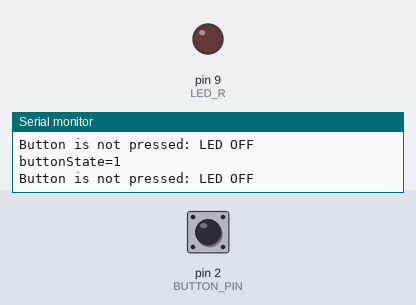
The sketch below on a simulated Arduino Uno, built with avr-gcc and run on an emulated ATmega328P. Parts: output pins drawn as LEDs (lit = HIGH), the last lines printed to the serial monitor. The inputs (shaded band) are chosen by the test bench; at power-on: pin 2 (BUTTON_PIN) HIGH.

Above: at 1.3 s.
1.4 s: pin 2 (BUTTON_PIN) pulled LOW for 0.3 s
At 1.62 s:
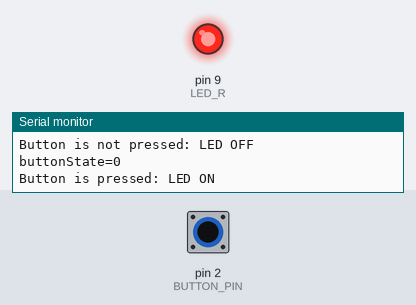
3.2 s: pin 2 (BUTTON_PIN) pulled LOW for 3.2 s
At 7.7 s:
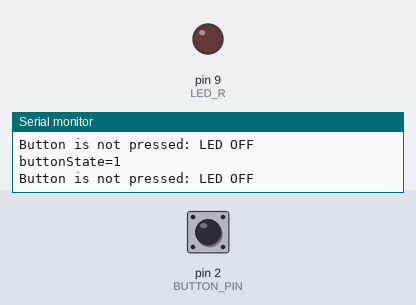
Timing chart, 0 to 9.2 s (numbered marks = the images above; inputs shaded):
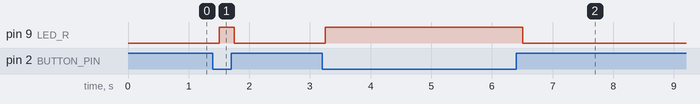

Measured:
- after the input at 1.4 s, pin 9 (LED_R): LOW → HIGH after 0.10 s, → LOW 0.25 s later
- after the input at 3.2 s, pin 9 (LED_R): LOW → HIGH after 0.06 s, → LOW 3.3 s later

The sketch:

04-Momentary_Button_LED.ino
```cpp
/*
Turns an LED on while a momentary button is pressed.
LED is external, and is connected to pin D9.
Button is external, and is connected to pin D2.
*/

// define macros for pin numbers so the code is easier to understand
#define LED_R 9
#define BUTTON_PIN 2

// global variable to store the button state
int buttonState;  //must be int because digitalRead() function returns an int!

// the setup function runs once when you press reset or power the board
void setup() {
  // initialise the LED pins
  pinMode(LED_R, OUTPUT);
  pinMode(BUTTON_PIN, INPUT_PULLUP);  // enable the internal pullup resistor for this pin --> press the button to pull the pin to 0V (active low)

  // initialise the serial port
  Serial.begin(9600);
}

// the loop function runs over and over again forever
void loop() {

  buttonState = digitalRead(BUTTON_PIN);  // read and store the current state of the button
  Serial.print("buttonState=");
  Serial.println(buttonState);

  if(buttonState == LOW)  // low state means button has been pressed
  {
    digitalWrite(LED_R, HIGH);  // turn the red LED on
    Serial.println("Button is pressed: LED ON");
  }
  else  // button has not been pressed --> default state
  {
    digitalWrite(LED_R, LOW);  // turn the red LED off
    Serial.println("Button is not pressed: LED OFF");
  }

  delay(250);                 // wait for 250ms
}
```
